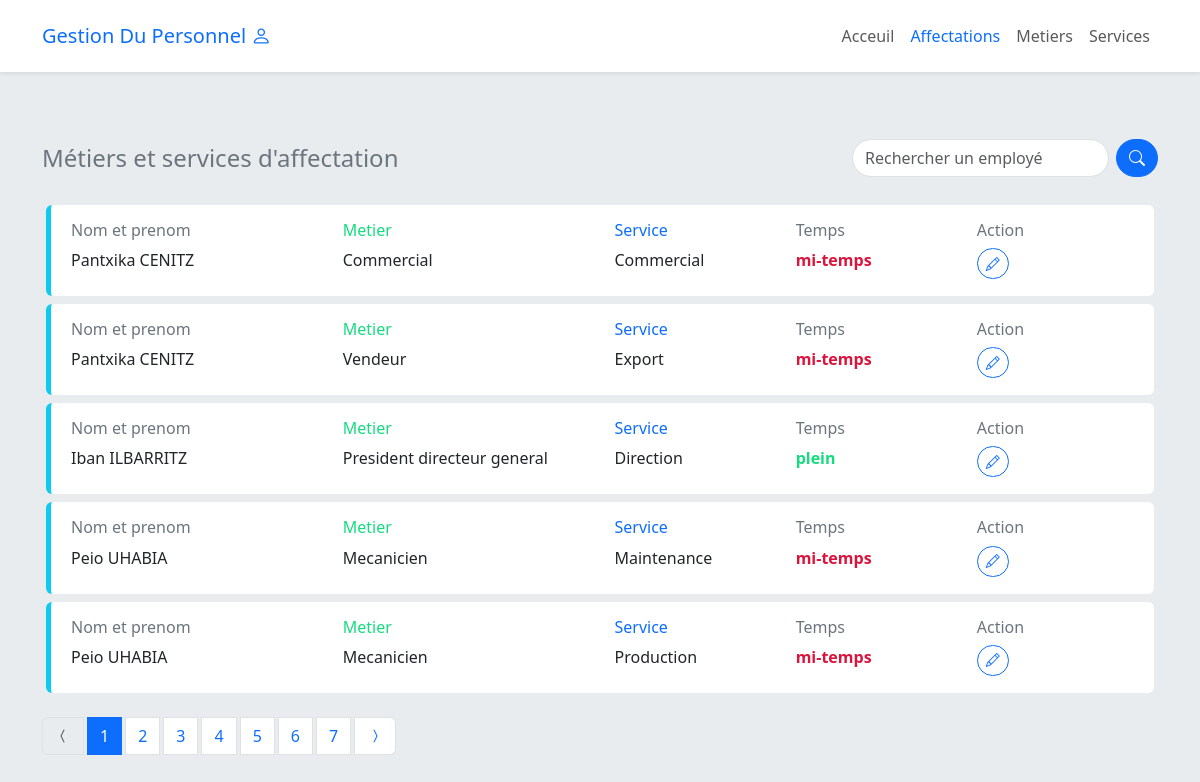
The page /pages/affectations/index.php on the database its author committed.
### tables this page shows
CREATE TABLE IF NOT EXISTS `exerce` (
  `id_employe` int(11) NOT NULL,
  `id_metier` int(11) NOT NULL,
  `id_service` int(11) NOT NULL,
  `temps` enum('plein','mi-temps','quart-temps') NOT NULL
);

CREATE TABLE IF NOT EXISTS `employe` (
`id` int(11) NOT NULL,
  `nom` varchar(100) NOT NULL,
  `prenom` varchar(100) NOT NULL,
  `date_naissance` date NOT NULL,
  `date_arrivee` date NOT NULL
);

CREATE TABLE IF NOT EXISTS `metier` (
`id` int(11) NOT NULL,
  `nom` varchar(100) NOT NULL
);

CREATE TABLE IF NOT EXISTS `service` (
`id` int(11) NOT NULL,
  `nom` varchar(100) NOT NULL
);

### app/Security.php (called while the page is built, shortened)
<?php
class Security
{
    public static function secure($data) {
        $data = trim($data);
        $data = stripslashes($data);
        $data = htmlspecialchars($data);
        return $data;
    }
}

### controllers/EmployeController.php (called while the page is built, shortened)
<?php
abstract class EmployeController
{
    public static function affectationIndex(string $k = '')
    {
        $sql = "SELECT
            employe.id as id,
            employe.nom,
            employe.prenom,
            metier.nom AS metier,
            service.nom AS service,
            exerce.temps
            FROM (
            employe
            INNER JOIN exerce ON employe.id = exerce.id_employe
            INNER JOIN metier ON metier.id = exerce.id_metier
            INNER JOIN service ON service.id = exerce.id_service
            ) ";
        $query = new Query($sql);
        $result = $query->paginate(5);
        $result['nombre_employes'] = count($query->getResult());
        return $result;
    }
}

### app/db/Query.php (called while the page is built, shortened)
<?php
class Query
{
    private string $sql;
    private string $error = '';
    private array $data = [];
    public function __construct(string $SQL)
    {
        $this->sql = $SQL;
    }
    public function getResult(): array {
        $connex = Database::connect();
        try {
            $result = $connex->query($this->sql);
            $this->data = $result->fetchAll();
        } catch(PDOException $e) {
            $this->error = 'Erreur : sql invalide !';
            Database::disconnect();
        }
        return [
            'data' => $this->data,
            'error' => $this->error
        ];
    }
    public function paginate(int $elements_par_page = 10) {
        $connex = Database::connect();
        $this->elements_par_page = $elements_par_page;
        $this->total_elements = count($this->getResult()['data']);
        $this->nombre_pages = ceil($this->total_elements / $this->elements_par_page);
        $this->page_courante = (isset($_GET['page']) && (int)Security::secure($_GET['page']) > 0 && (int)Security::secure($_GET['page']) <= $this->nombre_pages) ? (int)Security::secure($_GET['page']) : 1;
        $this->offset = ($this->page_courante - 1) * $this->elements_par_page;
        $this->sql = $this->sql . " LIMIT $this->offset, $this->elements_par_page";
        try {
            $result = $connex->query($this->sql);
            $this->data = $result->fetchAll();
        } catch(PDOException $e) {
            $this->error = 'Erreur : sql invalide !';
            Database::disconnect();
        }
        return [
            'data' => $this->data,
            'elements_par_page' => $this->elements_par_page,
            'nombre_pages' => $this->nombre_pages,
            'page_courante' => $this->page_courante,
            'error' => $this->error
        ];
    }
}

### pages/affectations/index.php (the view, shortened to what this page needs)
<?php
require_once '../layout/header.php';
$resultat = EmployeController::affectationIndex();
$employes = $resultat['data'];
$post_data = [];
?>
<div class="mt-4">
    <div class="row">
        <div class="col-md-6 d-flex align-items-center">
            <h4 class="text-secondary my-4">Métiers et services d'affectation</h4>
        </div>
        <div class="col-md-6 justify-content-md-end d-flex align-items-center">
            <form class="d-flex" action="<?= Security::secure($_SERVER['PHP_SELF']) ?> " method="POST">
                <div class="input-group">
                    <input type="search" class="form-control rounded-pill mx-2" name="k" value="<?= isset($post_data['k']) ? $post_data['k'] : '' ?>" placeholder="Rechercher un employé">
                    <button class="btn btn-primary  rounded-pill" type="submit"><i class="bi-search"></i></button>
                </div>
            </form>
        </div>
    </div>
    <?php if ($resultat['error']) : ?>
        <div class="alert alert-warning border-0 border-start border-5 py-4 border-warning">
            <?= $resultat['error'] ?>
        </div>
    <?php else : ?>
        <?php foreach ($employes as $employe) : ?>
            <div class="mx-1 row bg-white p-2 rounded border-start my-2 border-5 border-info">
                <div class="col-md-3">
                    <div class="h6 text-secondary my-2">Nom et prenom</div>
                    <p><?= $employe->prenom ?> <?= $employe->nom ?> </p>
                </div>
                <div class="col-md-3">
                    <div class="h6 text-success my-2">Metier</div>
                    <p><?= $employe->metier ?></p>
                </div>
                <div class="col-md-2">
                    <div class="h6 text-primary my-2">Service</div>
                    <p><?= $employe->service ?></p>
                </div>
                <div class="col-md-2">
                    <div class="h6 text-secondary my-2">Temps</div>
                    <p class="fw-bold <?= ($employe->temps == 'plein') ? 'text-plein' : 'text-mi-temps' ?>"><?= $employe->temps ?></p>
                </div>
                <div class="col-md-2">
                    <div class="h6 text-secondary my-2">Action</div>
                    <a data-bs-toggle="tooltip" data-bs-placement="bottom" title="Affecter l'employe" class="btn btn-outline-primary btn-sm rounded-pill" href="../affectations/read.php?id=<?= $employe->id ?>"><i class="bi bi-pencil"></i></a>
                </div>
            </div>
        <?php endforeach ?>
        <div class="mt-4">
        </div>
    <?php endif ?>
</div>
<?php require_once '../layout/footer.php' ?>

### assets/css/style.css (style rules this page uses)
body { background: var(--bs-gray-200); }
.text-plein { color: #14DC7F; }
.text-mi-temps { color: crimson; }
.text-success { color: #14DC7F !important; }

### rows shown on the page
exerce: id_employe.prenom "Pantxika", id_employe.nom "CENITZ", id_metier.nom "Commercial", id_service.nom "Commercial", temps "mi-temps"
exerce: id_employe.prenom "Pantxika", id_employe.nom "CENITZ", id_metier.nom "Vendeur", id_service.nom "Export", temps "mi-temps"
exerce: id_employe.prenom "Iban", id_employe.nom "ILBARRITZ", id_metier.nom "President directeur general", id_service.nom "Direction", temps "plein"
exerce: id_employe.prenom "Peio", id_employe.nom "UHABIA", id_metier.nom "Mecanicien", id_service.nom "Maintenance", temps "mi-temps"
exerce: id_employe.prenom "Peio", id_employe.nom "UHABIA", id_metier.nom "Mecanicien", id_service.nom "Production", temps "mi-temps"
